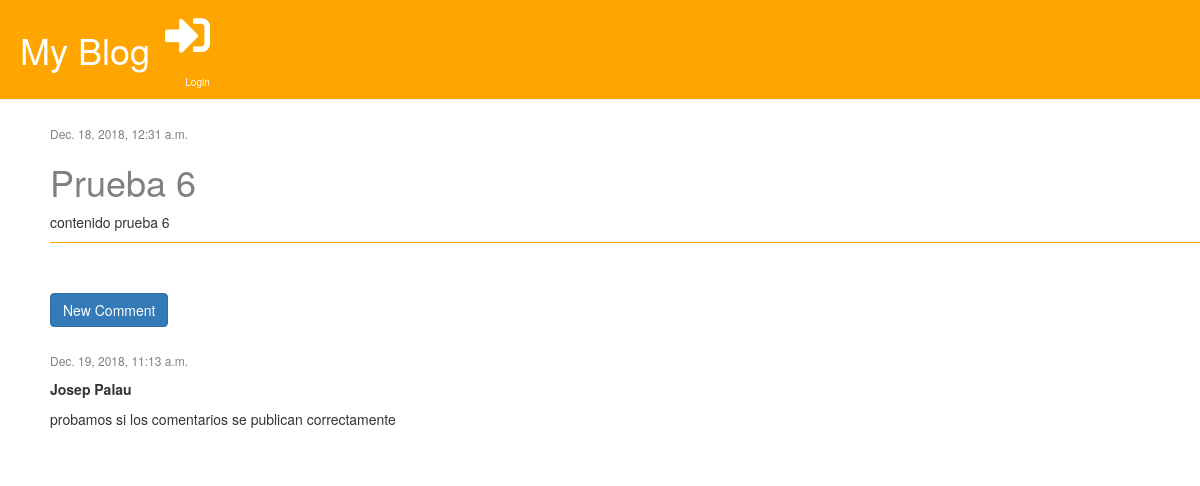
/post/5/, run on the app's committed database.
### blog/models.py (models this page shows, shortened)
class Post(models.Model):
    author = models.ForeignKey('auth.User', on_delete=models.CASCADE)
    title = models.CharField(max_length=200)
    post_text = models.TextField(default=" ")
    created_date = models.DateTimeField(default=timezone.now)
    published_date = models.DateTimeField(blank=True, null=True)
    visits = models.PositiveIntegerField(default=0)

class Comment(models.Model):
    post = models.ForeignKey('blog.Post', on_delete=models.CASCADE, related_name = 'comments')
    author = models.CharField(max_length=200)
    text = models.TextField()
    created_date = models.DateTimeField(default=timezone.now)
    approved = models.BooleanField(default=False)

### blog/views.py (the view)
# urls.py: path('post/<int:pk>/', views.post_detail, name='post_detail'),
def post_detail(request, pk):
    post = get_object_or_404(Post, pk=pk)
    post.visits += 1
    post.save()
    stuff_frontend = {'post': post}
    return render(request, 'blog/post_detail.html', stuff_frontend)

### blog/templates/blog/post_detail.html (shortened to what this page needs)
{% extends 'blog/base.html' %}
{% block content %}
        <div class="post">
            <div class="date">
                {% if post.published_date %}
                    {{ post.published_date }}
                {% endif %}
            </div>
             <h1>{{ post.title }}</h1>
             <p>{{ post.post_text }}</p>
        </div>
        <div>
            <a href="{% url 'add_comment' pk=post.pk %}" class="btn btn-primary" style="margin-bottom:25px">New Comment</a>
        </div>
          {% for comment in post.comments.all %}
            <div>
                {% if user.is_authenticated or comment.approved %}
                    <div class="date">
                        <p>{{comment.created_date}}</p>
                    </div>
                    <p><strong>{{comment.author}}</strong></p>
                    <p>{{comment.text}}</p>
                    <br>
                {% endif %}
            </div>
            {% empty %}
            <p>No comments yet...</p>
          {% endfor %}
{% endblock %}

### blog/static/css/style.css (style rules this page uses)
.post { margin-bottom:50px; border-bottom:0.5px solid orange; }
.post a, h2, h1 { color:grey; }
.date { font-size:12px; color:grey; }

### data on the page
Post: published_date "Dec. 18, 2018, 12:31 a.m.", title "Prueba 6", post_text "contenido prueba 6"
Comment: created_date "Dec. 19, 2018, 11:13 a.m.", author "Josep Palau", text "probamos si los comentarios se publican correctamente"
